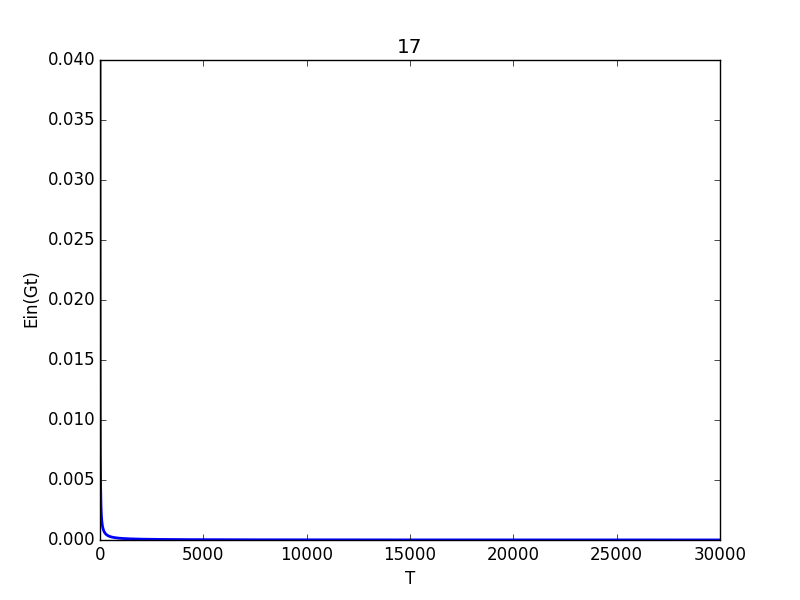

Source code (Python):
import sys
import numpy as np
import math
from random import *
import pylab as pl
import cPickle

class TreeNode:
    def __init__(self, i, v):
        self.dim = i
        self.val = v
        self.sign = 0
        self.left = None
        self.right = None

def readData(path):
    X = []
    y = []
    with open(path) as f:
        for line in f:
            # print line
            # raw_input('pause')
            tmp_line = line.strip().split(' ')
            tmp_x = []

            for i in tmp_line[:-1]: tmp_x.append(float(i))

            X.append(tmp_x)
            y.append(float(tmp_line[-1]))
    return np.array(X),np.array(y)

def step1_split(X, y):

    def learn_decisionStump(X,y):
        ''' calculate median of interval '''
        theta_interval = []
        for i in range(X.shape[0]-1):
            if i == 0:
                theta_interval.append((X[i]+X[i+1])/2)
            elif i == X.shape[0]-1:
                theta_interval.append(float("inf"))
            else:
                theta_interval.append((X[i]+X[i+1])/2)

        Error = float("inf")

        for theta in theta_interval:
            ly = y[np.where(X<theta)]
            ry = y[np.where(X>=theta)]
            err = ly.shape[0]*GiniIndex(ly) + ry.shape[0]*GiniIndex(ry)
            if Error > err:
                Error = err
                target_theta = theta
        return Error, target_theta

    sorted_index = []
    for i in range(X.shape[1]): sorted_index.append(np.argsort(X[:,i]))

    Error = float("inf")
    dim = -1
    val = 0 # val == theta which split data into 1 -1

    for i in range(X.shape[1]):
        Xi = X[sorted_index[i], i]
        yi = y[sorted_index[i]]
        ''' min cost and best theta of dim i '''
        err, theta = learn_decisionStump(Xi, yi)
        ''' argmin error and best theta of data X'''
        if Error > err:
            Error = err
            dim = i #which dim we split
            val = theta
    ''' step2_binary tree '''
    lX = X[np.where(X[:,dim] < val)]
    ly = y[np.where(X[:,dim] < val)]
    rX = X[np.where(X[:,dim] >= val)]
    ry = y[np.where(X[:,dim] >= val)]
    return lX, ly, rX, ry, dim, val

def GiniIndex(y):
    N = int(y.shape[0])
    if N==0: return 0
    n1 = sum(y==1)
    n2 = sum(y==-1)
    '''impurity == 0'''
    if n1==0: return 0
    if n2==0: return 0
    return 1.0 - math.pow(1.0*n1/N,2) - math.pow(1.0*n2/N,2)
    # return float(1.0 - math.pow(float(n1/N),2) - math.pow(float(n2/N),2))

def CRT(X,y):
    if X.shape[0]==0: return None # none case
    if GiniIndex(y)==0:
        node = TreeNode(-1, -1)
        node.sign = 1 if y[0]==1 else -1
        return node
    ''' step2_binary tree '''
    lX, ly, rX, ry, dim, val = step1_split(X,y)
    node = TreeNode( dim, val)
    ''' step3_recurrence '''
    node.left = CRT(lX, ly)
    node.right = CRT(rX, ry)
    return node

def Bagging(X, y):
    sampleX = np.zeros(X.shape)
    sampley = np.zeros(y.shape)
    flips = [randint(0,X.shape[0]-1) for i in range(X.shape[0])]
    sampleX = X[flips]
    sampley = y[flips]
    return sampleX, sampley

def predict(root, X):
    if root.val==-1 : return root.sign
    if X[root.dim] < root.val:
        return predict(root.left, X)
    else:
        return predict(root.right, X)

def predict_ALLX(root,ALLX):
    tmpy = np.zeros(ALLX.shape[0])
    for i in range(ALLX.shape[0]):
        tmpy[i] = predict(root,ALLX[i])
    return tmpy

if __name__ == '__main__':
    ''' train '''
    X,y = readData("../hw7_train.dat")
    T = 30000
    trees = []

    for i in range(T):
        print i
        Xi,yi = Bagging(X,y)
        model = CRT(Xi,yi)
        trees.append(model)

    w = open("tree.cPickle",'w')
    cPickle.dump(trees,w)
    w.close()

    trees = cPickle.load(open('tree.cPickle'))
    error_rate = 0
    count = 1
    error_histogram = {}

    number_data = X.shape[0]
    predict_y = np.zeros(number_data)
    for tree in trees:
        predict_y += predict_ALLX(tree,X)
        tmpy = np.where( predict_y > 0, 1 , -1)

        error_rate += sum(np.where( tmpy != y,1,0))/float(number_data)
        print count,error_rate/count
        error_histogram[count] = 1.0*error_rate/count
        count += 1

    pl.plot(error_histogram.keys(),error_histogram.values(), linewidth=2.0)
    pl.xlim([min(error_histogram.keys()), T])
    pl.ylim(0, (max(error_histogram.values())))
    pl.xlabel('T')
    pl.ylabel('Ein(Gt)')
    pl.title('17')
    pl.savefig('17')
